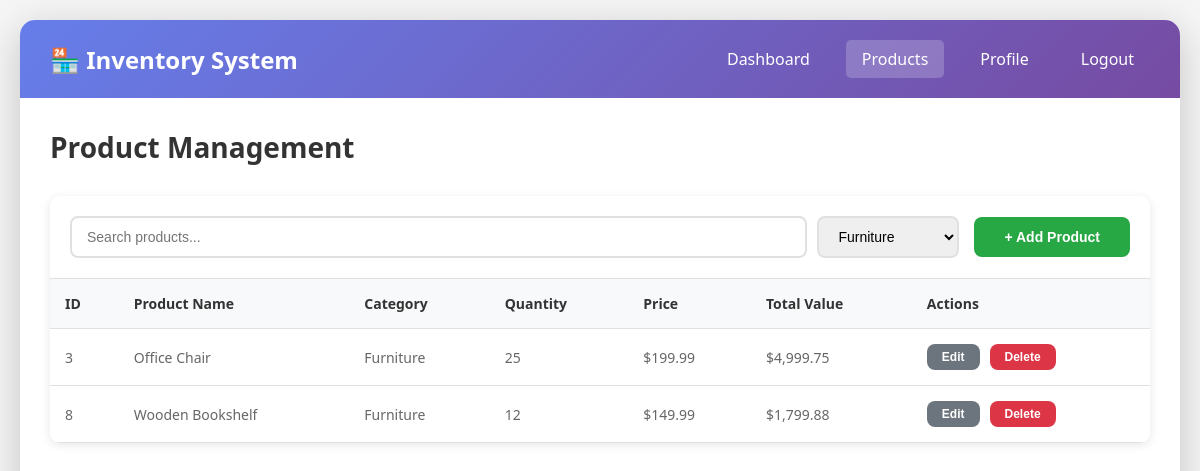
/products.php?category=Furniture (signed in), run on the app's committed database.
### tables this page shows
CREATE TABLE IF NOT EXISTS products (
    id INT AUTO_INCREMENT PRIMARY KEY,
    user_id INT NOT NULL,
    product_name VARCHAR(100) NOT NULL,
    category VARCHAR(50) NOT NULL,
    quantity INT NOT NULL DEFAULT 0,
    price DECIMAL(10,2) NOT NULL DEFAULT 0.00,
    description TEXT,
    created_at TIMESTAMP DEFAULT CURRENT_TIMESTAMP,
    updated_at TIMESTAMP DEFAULT CURRENT_TIMESTAMP ON UPDATE CURRENT_TIMESTAMP,
    FOREIGN KEY (user_id) REFERENCES users(id) ON DELETE CASCADE
);

### functions.php (called while the page is built, shortened)
<?php
require_once 'config.php';
function getAllProducts($user_id, $search = '', $category_filter = '') {
    global $conn;
    $query = "SELECT * FROM products WHERE user_id = ?";
    $params = [$user_id];
    $types = "i";
    if ($category_filter != '' && $category_filter != 'All') {
        $query .= " AND category = ?";
        $params[] = $category_filter;
        $types .= "s";
    }
    $query .= " ORDER BY created_at DESC";
    $stmt = mysqli_prepare($conn, $query);
    mysqli_stmt_bind_param($stmt, $types, ...$params);
    mysqli_stmt_execute($stmt);
    $result = mysqli_stmt_get_result($stmt);
    $products = [];
    while ($row = mysqli_fetch_assoc($result)) {
        $products[] = $row;
    }
    return $products;
}
function sanitizeOutput($data) {
    return htmlspecialchars($data, ENT_QUOTES, 'UTF-8');
}
?>

### products.php (the view, shortened to what this page needs)
<?php
require_once 'functions.php';
$user_id = $_SESSION['user_id'];
$search = $_GET['search'] ?? '';
$category_filter = $_GET['category'] ?? '';
$products = getAllProducts($user_id, $search, $category_filter);
?>
<!DOCTYPE html>
<html lang="en">
<head>
    <link rel="stylesheet" href="styles.css">
</head>
<body style="display: block; background: #f5f5f5;">
    <div class="container">
        <div class="dashboard-container">
            <nav class="navbar">
                <div class="navbar-brand">🏪 Inventory System</div>
                <div class="navbar-menu">
                    <a href="dashboard.php">Dashboard</a>
                    <a href="products.php" class="active">Products</a>
                    <a href="profile.php">Profile</a>
                    <a href="logout.php">Logout</a>
                </div>
            </nav>
            <div class="dashboard-content">
                <h1 class="page-title">Product Management</h1>
                <div class="table-container">
                    <div class="table-header">
                        <div class="search-filter">
                            <input type="text" id="searchInput" placeholder="Search products..." value="<?php echo sanitizeOutput($search); ?>">
                            <select id="categoryFilter">
                                <option value="Furniture" <?php echo $category_filter == 'Furniture' ? 'selected' : ''; ?>>Furniture</option>
                            </select>
                        </div>
                        <button class="btn btn-success" onclick="openAddModal()">+ Add Product</button>
                    </div>
                    <?php if (count($products) > 0): ?>
                    <table>
                        <thead>
                            <tr>
                                <th>ID</th>
                                <th>Product Name</th>
                                <th>Category</th>
                                <th>Quantity</th>
                                <th>Price</th>
                                <th>Total Value</th>
                                <th>Actions</th>
                            </tr>
                        </thead>
                        <tbody>
                            <?php foreach ($products as $product): ?>
                                <tr>
                                    <td><?php echo $product['id']; ?></td>
                                    <td><?php echo sanitizeOutput($product['product_name']); ?></td>
                                    <td><?php echo sanitizeOutput($product['category']); ?></td>
                                    <td class="<?php echo $product['quantity'] < 10 ? 'low-stock' : ''; ?>">
                                        <?php echo $product['quantity']; ?>
                                    </td>
                                    <td>$<?php echo number_format($product['price'], 2); ?></td>
                                    <td>$<?php echo number_format($product['quantity'] * $product['price'], 2); ?></td>
                                    <td>
                                        <div class="actions">
                                            <button class="btn btn-secondary btn-sm" onclick='editProduct(<?php echo json_encode($product); ?>)'>Edit</button>
                                            <button class="btn btn-danger btn-sm" onclick="deleteProduct(<?php echo $product['id']; ?>, '<?php echo sanitizeOutput($product['product_name']); ?>')">Delete</button>
                                        </div>
                                    </td>
                                </tr>
                            <?php endforeach; ?>
                        </tbody>
                    </table>
                    <?php endif; ?>
                </div>
            </div>
        </div>
    </div>
</body>
</html>

### styles.css (style rules this page uses)
* { margin: 0; padding: 0; box-sizing: border-box; }
body { font-family: 'Segoe UI', Tahoma, Geneva, Verdana, sans-serif; background: linear-gradient(135deg, #667eea 0%, #764ba2 100%); min-height: 100vh; display: flex; justify-content: center; align-items: center; padding: 20px; }
.container { width: 100%; max-width: 1200px; margin: 0 auto; }
.btn { padding: 12px 30px; border: none; border-radius: 8px; font-size: 14px; font-weight: 600; cursor: pointer; transition: all 0.3s ease; text-decoration: none; display: inline-block; text-align: center; }
.btn-secondary { background: #6c757d; color: white; }
.btn-success { background: #28a745; color: white; }
.btn-danger { background: #dc3545; color: white; }
.btn-sm { padding: 6px 15px; font-size: 12px; }
.dashboard-container { background: white; border-radius: 15px; box-shadow: 0 10px 40px rgba(0, 0, 0, 0.2); overflow: hidden; min-height: 90vh; }
.navbar { background: linear-gradient(135deg, #667eea 0%, #764ba2 100%); color: white; padding: 20px 30px; display: flex; justify-content: space-between; align-items: center; flex-wrap: wrap; }
.navbar-brand { font-size: 24px; font-weight: bold; }
.navbar-menu { display: flex; gap: 20px; flex-wrap: wrap; }
.navbar-menu a { color: white; text-decoration: none; padding: 8px 16px; border-radius: 5px; transition: background 0.3s; }
.navbar-menu a:hover, .navbar-menu a.active { background: rgba(255, 255, 255, 0.2); }
.dashboard-content { padding: 30px; }
.page-title { font-size: 28px; color: #333; margin-bottom: 30px; }
.table-container { background: white; border-radius: 10px; box-shadow: 0 2px 10px rgba(0, 0, 0, 0.1); overflow: hidden; }
.table-header { padding: 20px; border-bottom: 1px solid #e0e0e0; display: flex; justify-content: space-between; align-items: center; flex-wrap: wrap; gap: 15px; }
.search-filter { display: flex; gap: 10px; flex-wrap: wrap; flex: 1; }
.search-filter input, .search-filter select { padding: 10px 15px; border: 2px solid #e0e0e0; border-radius: 8px; font-size: 14px; }
.search-filter input { flex: 1; min-width: 200px; }
table { width: 100%; border-collapse: collapse; }
thead { background: #f8f9fa; }
th, td { padding: 15px; text-align: left; border-bottom: 1px solid #e0e0e0; }
th { font-weight: 600; color: #333; font-size: 14px; }
td { font-size: 14px; color: #666; }
.actions { display: flex; gap: 10px; }

### data on the page
products: id "3", product_name "Office Chair", category "Furniture", quantity "25", price "199.99", $product['quantity'] * $product['price'] "4,999.75"
products: id "8", product_name "Wooden Bookshelf", category "Furniture", quantity "12", price "149.99", $product['quantity'] * $product['price'] "1,799.88"
